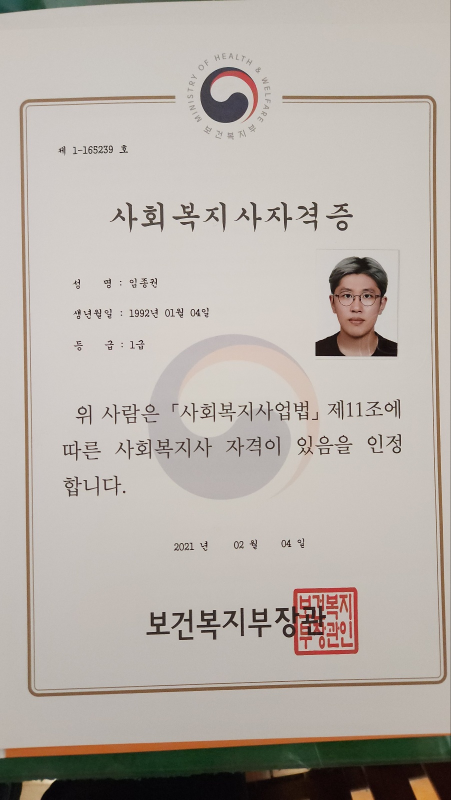
#> input picture applications/13_dongyang/general_admin/drafts/cert_social_welfare_original.jpg, 901 x 1600 px (shown at 1/2 size)
$ python -i merge_pdf.py   (imports and definitions only)
#> lines starting #> are read from the running program, lines starting #| are printed output that depends on the picture
"""
서울사회적경제지원센터 매니저 — 합본 PDF 생성
JD 제출서류 순서(가~아) 구분페이지 + 자사양식 + 증빙서류 → PDF 1개
Usage: python merge_pdf.py
"""
import io
import os
from pypdf import PdfWriter, PdfReader
from PIL import Image, ImageDraw, ImageFont

BASE = os.path.dirname(os.path.abspath(__file__))
APP_DIR = os.path.join(BASE, "..")
EVIDENCE = os.path.join(BASE, "..", "..", "..", "..", "common", "evidence")
FINAL = os.path.join(APP_DIR, "final")

W, H = 1240, 1754  # A4 @ 150DPI
NAVY = (31, 55, 100)
YELLOW = (255, 200, 0)
WHITE = (255, 255, 255)
GRAY = (200, 200, 200)

HEADER_TEXT = "서울특별시 사회적경제지원센터 매니저 지원서류"

# ─── 소스 파일 ──────────────────────────────────────────
FORM = os.path.join(FINAL, "제출용(v3).pdf")
GRAD_M = os.path.join(EVIDENCE, "graduation_cert_master_260303.pdf")
GRAD_B = os.path.join(EVIDENCE, "graduation_cert_bachelor_260303.pdf")
HEALTH = os.path.join(EVIDENCE, "health_insurance_qualification_260220.pdf")
CERT_SW = os.path.join(EVIDENCE, "cert_social_welfare_original.jpg")
CERT_DL = os.path.join(EVIDENCE, "cert_drivers_license_front.jpg")

OUT = os.path.join(FINAL, "application_260308.pdf")


# ─── 폰트 ──────────────────────────────────────────────
def load_fonts():
    try:
        return (
            ImageFont.truetype("C:/Windows/Fonts/malgunbd.ttf", 52),
            ImageFont.truetype("C:/Windows/Fonts/malgunbd.ttf", 38),
            ImageFont.truetype("C:/Windows/Fonts/malgun.ttf", 28),
        )
    except Exception:
        d = ImageFont.load_default()
        return d, d, d


F_LABEL, F_TITLE, F_SUB = load_fonts()


# [20 lines left out: function make_section_page, not called in this run]


def img_to_pdf_reader(path):
    img = Image.open(path).convert("RGB")
#> img is the input picture: PIL image 901x1600 RGB; mean R, G, B 183.4, 176.2, 169.3
    iw, ih = img.size
#> iw = 901; ih = 1600
    ratio = W / iw
#> ratio = 1.38
    nh = int(ih * ratio)
#> nh = 2201
    if nh > H:
        ratio = H / ih
#> ratio = 1.1
        nw = int(iw * ratio)
#> nw = 987
        img = img.resize((nw, H), Image.LANCZOS)
#> img: PIL image 987x1754 RGB
        canvas = Image.new("RGB", (W, H), WHITE)
#> canvas: PIL image 1240x1754 RGB; every value is 255
        canvas.paste(img, ((W - nw) // 2, 0))
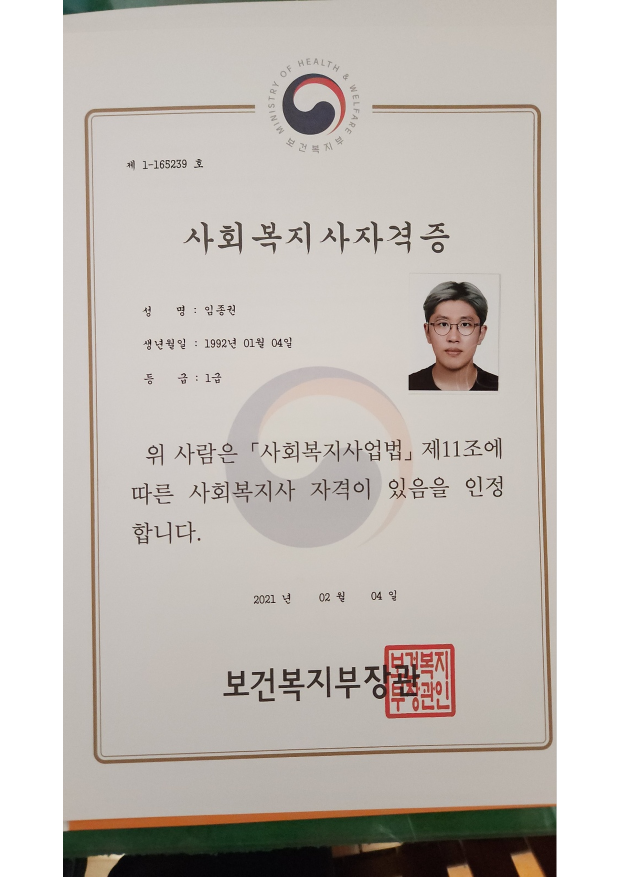
#> canvas: PIL image 1240x1754 RGB (shown at 1/2 size); mean R, G, B 198, 192.2, 186.8
    else:
        img = img.resize((W, nh), Image.LANCZOS)
        canvas = Image.new("RGB", (W, H), WHITE)
        canvas.paste(img, (0, (H - nh) // 2))
    buf = io.BytesIO()
    canvas.save(buf, format="PDF", resolution=150)
    buf.seek(0)
#> (the run stopped early here; a loop or call above may not have finished)

$ run again, on applications/13_dongyang/general_admin/drafts/KakaoTalk_20260303_210508851_01.jpg
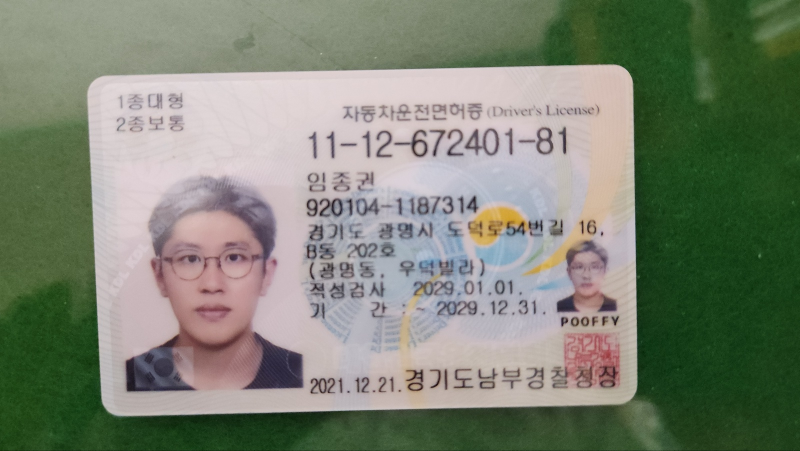
#> input picture applications/13_dongyang/general_admin/drafts/KakaoTalk_20260303_210508851_01.jpg, 1600 x 901 px (shown at 1/2 size)
#> in img_to_pdf_reader, img is the input picture: PIL image 1600x901 RGB; mean R, G, B 124.3, 131.4, 114.8
#> in img_to_pdf_reader, `img = img.resize((W, nh), Image.LANCZOS)`:
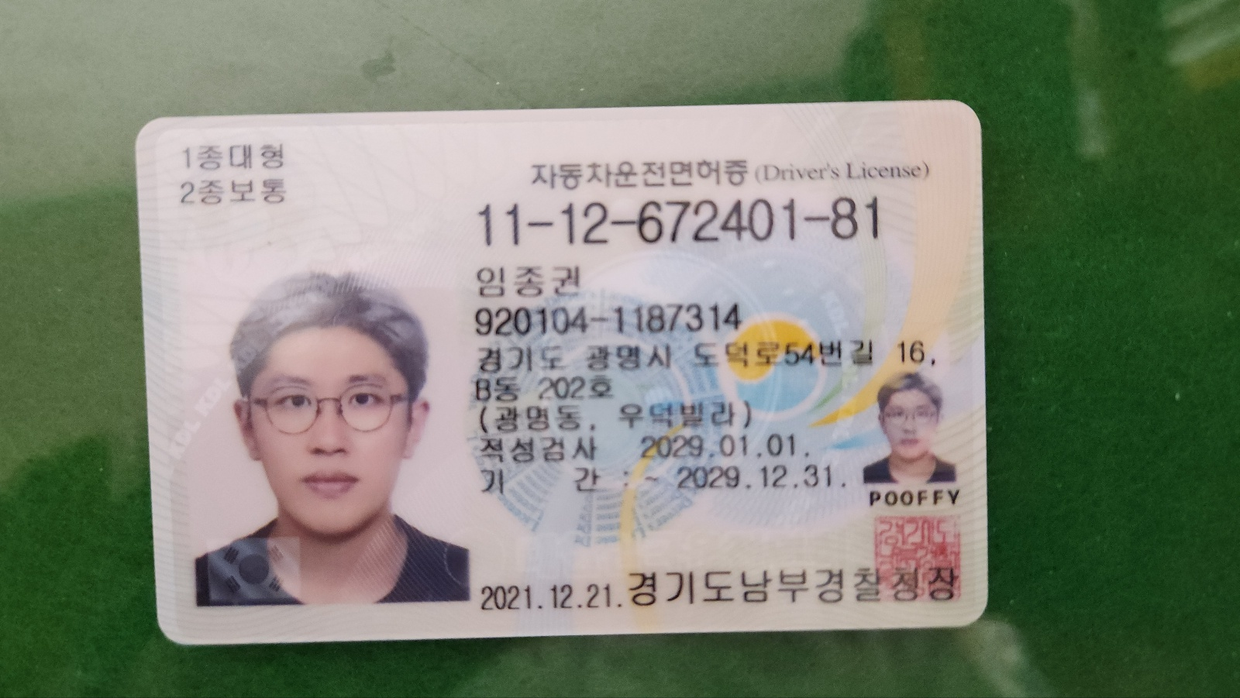
#> img: PIL image 1240x698 RGB; mean R, G, B 124.3, 131.4, 114.8
#> in img_to_pdf_reader, `canvas.paste(img, (0, (H - nh) // 2))`:
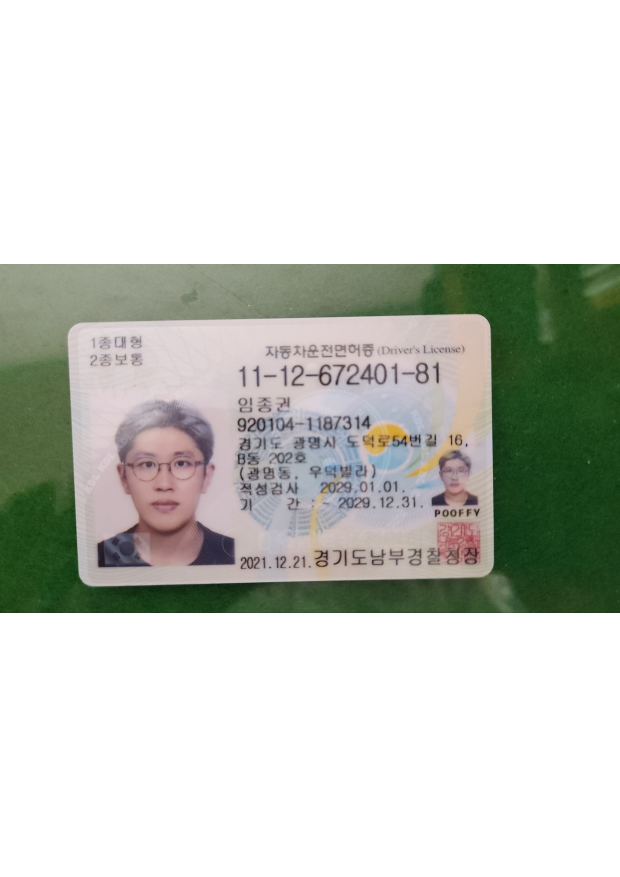
#> canvas: PIL image 1240x1754 RGB (shown at 1/2 size); mean R, G, B 203, 205.8, 199.2
